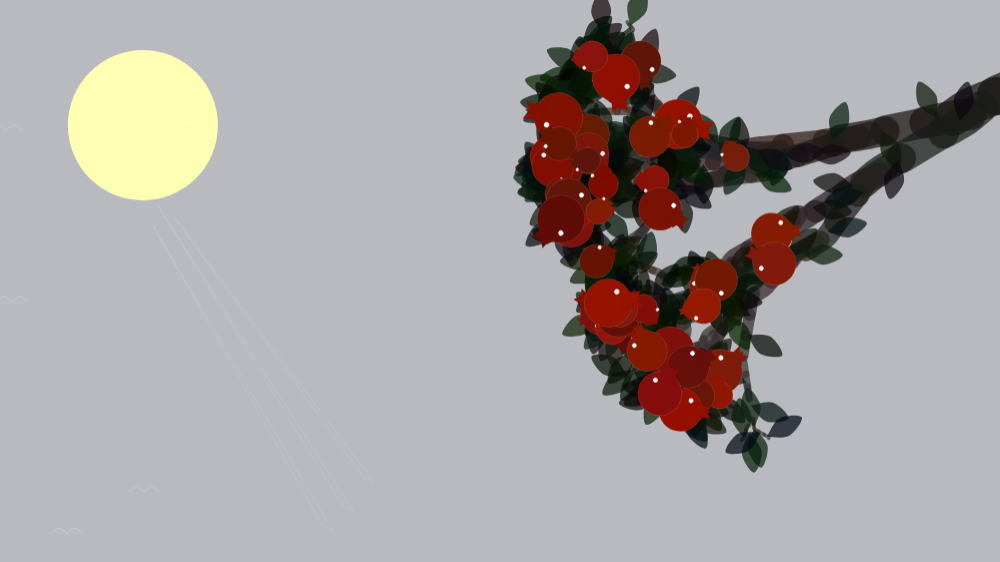
Frame 1 (no input)
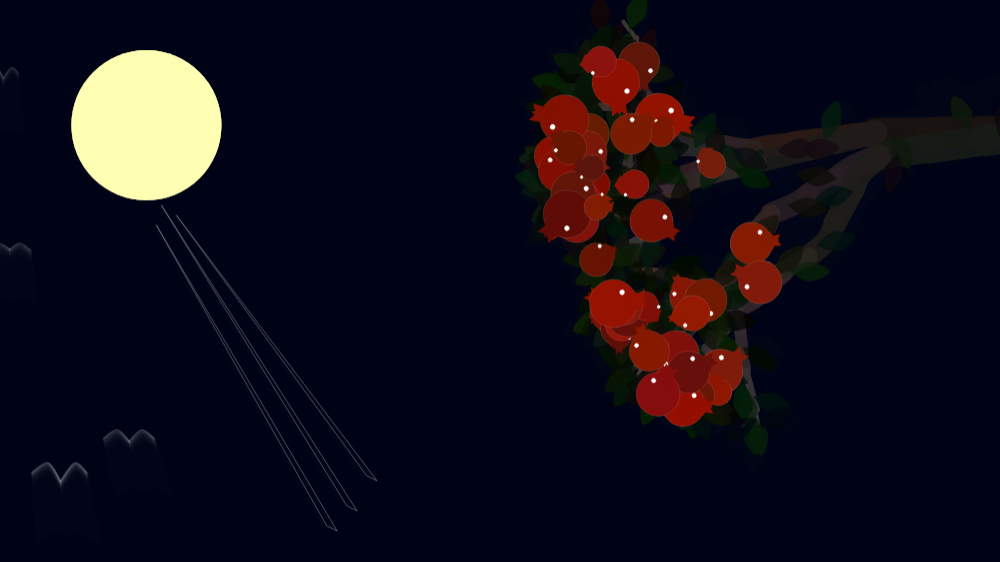
Frame 60 (no input)
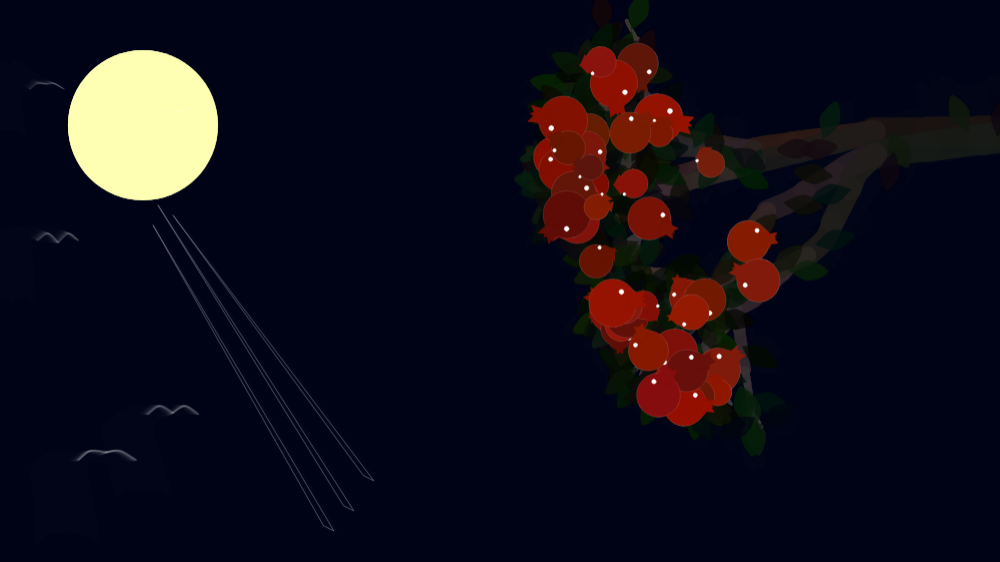
Frame 120 (the mouse pressed at the canvas centre since frame 60)

The p5.js sketch that drew these frames (run headless with seeded random() and noise() and a simulated clock; from frame 60 on, the mouse is pressed at the canvas centre):

// p5.js sketch
// ── sketch.js
let BRANCH_ANGLE;
let joints = [];
let branches = [];
let pomes = [];
let pomeleaves = [];
let sunmoon;
let dayans = []; //wild geese

function setup() {
  createCanvas(1000, 562.5);

  BRANCH_ANGLE = PI / 9;

  let start1 = createVector(width + 80, height / 10);
  joints.push(start1);

  branch(start1, -PI / 7, 130);

  sunmoon = new SunMoon(width / 7, height / 4.5, 150);
  for (let i = 0; i < 5; i++) {
    dayans.push(new Dayan(random(0, 200), random(height), color(255, 30)));
  }
}

function draw() {
  background(0, 5, 25, 70);

  let windForce = map(sin(frameCount * 0.05), -1, 1, -0.1, 0.1);

  let wind = createVector(windForce, 0);

  sunmoon.update();
  sunmoon.display();

  for (let i = 0; i < branches.length; i++) {
    branches[i].update(wind);
    branches[i].display();
  }

  for (let i = 0; i < pomeleaves.length; i++) {
    pomeleaves[i].display();
  }

  for (let i = 0; i < pomes.length; i++) {
    pomes[i].display();
  }

  for (let i = 0; i < dayans.length; i++) {
    let target = createVector(mouseX, mouseY);
    dayans[i].seek(target);
    // dayans[i].avoidlea(pomeleafs);
    // dayans[i].avoidpom(pomes);
    dayans[i].avoidday(dayans);
    dayans[i].avoidbran(branches);
    dayans[i].update();
    dayans[i].reappear();
    dayans[i].display();
    dayans[i].waving = 5 * sin(frameCount * 0.05 + i * 0.5);
    dayans[i].farnear = map(
      dist(dayans[i].pos.x * 0.8, dayans[i].pos.y, 0, 0),
      0,
      600,
      0.8,
      2
    );
  }

  //   for (let i = 0; i < joints.length; i++) {
  //     noStroke();
  //     noFill();
  //     //fill(255, 0, 0);
  //     circle(joints[i].x, joints[i].y, 10);
  //   }
}

function branch(from, angle, len, gen = 0) {
  let vector = p5.Vector.fromAngle(angle - PI).setMag(len);
  let to = p5.Vector.add(from, vector);

  joints.push(to);

  let thickness = map(len, 35, 150, 0.5, 50);
  let stiffness = map(len, 0, 150, 1, 0);

  // construct objects
  branches.push(new Branch(from, to, thickness, 150, stiffness, gen));

  if (gen >= 3) {
    // linear: random()
    // let chance = random() ** 3 // exponential:
    // if (chance > 0.8) { /// }
    if (random() < 0.2) {
      pomes.push(new Pome(from, to, 1, 50));
    }
  }

  if (gen >= 1) {
    // linear: random()
    // let chance = random() ** 3 // exponential:
    // if (chance > 0.8) { /// }
    if (random() < 0.9) {
      pomeleaves.push(new PomeLeave(from, to, 1, 50));
    }
  }

  // alteration
  len = (len * 5) / 6;
  gen++;

  // recursion
  if (gen >= 0 && gen < 3) {
    let angle1 = angle + BRANCH_ANGLE * 0.5 + random(-0.1, 0.1);
    branch(to, angle1, len, gen);

    let angle2 = angle - BRANCH_ANGLE * 0.5 + random(-0.1, 0.1);
    branch(to, angle2, len, gen);
  } else if (gen >= 3 && gen < 7) {
    if (random() < 0.6) {
      let angle1 = angle + BRANCH_ANGLE * 0.8 + random(-0.5, 0.5);
      branch(to, angle1, len, gen);
    }

    if (random() < 0.5) {
      let angle1 = angle + 0.5 * BRANCH_ANGLE + random(-0.5, 0.5);
      branch(to, angle1, len, gen);
    }

    if (random() < 0.5) {
      let angle3 = angle - 0.5 * BRANCH_ANGLE + random(-0.5, 0.5);
      branch(to, angle3, len, gen);
    }

    if (random() < 0.6) {
      let angle4 = angle - BRANCH_ANGLE * 0.8 + random(-0.5, 0.5);
      branch(to, angle4, len, gen);
    }
  }
}

class SunMoon {
  constructor(x, y, size) {
    this.pos = createVector(x, y);
    this.size = size;
  }
  update() {
    this.pos.x = this.pos.x + sin(frameCount * 0.05) * 0.09;
  }

  display() {
    push();
    noStroke();
    fill(255, 255, 180);
    circle(this.pos.x, this.pos.y, this.size);
    pop();

    push();
    translate(this.pos.x, this.pos.y);
    strokeWeight(0.5);
    stroke(255, 50);
    noFill();
    rotate(sin(frameCount * 0.1) * 0.002);
    triangle(30, 90, 220, 350, 230, 355);
    triangle(15, 80, 200, 380, 210, 385);
    triangle(10, 100, 180, 400, 190, 405);
    pop();
  }
}

class Branch {
  constructor(from, to, thickness, len, stiffness, gen) {
    this.from = from;
    this.to = to;
    this.thickness = thickness;
    this.len = (len * thickness) / 30;
    this.k = stiffness;
    this.bend = (random(-10, 10) * thickness) / 30;
    this.gen = gen;
    let inc = 7;
    this.col = color(
      25 + random(-10, 10) + gen * inc,
      16 + random(-5, 5) + gen * inc,
      16 + random(-10, 10) + gen * inc,
      180
    );
  }

  update(wind) {
    let vector = p5.Vector.sub(this.to, this.from);
    let distance = vector.mag();
    let stretch = distance - this.len;
    let force = vector
      .copy()
      .normalize()
      .mult(stretch * this.k);

    force.add(wind);
    this.from.add(force);
    this.to.sub(force);
  }

  display() {
    let midX1 = lerp(this.from.x, this.to.x, 1 / 6);
    let midY1 = lerp(this.from.y, this.to.y, 1 / 6);

    let midX2 = lerp(this.from.x, this.to.x, 1 / 3);
    let midY2 = lerp(this.from.y, this.to.y, 1 / 3);

    let midX3 = lerp(this.from.x, this.to.x, 1 / 2);
    let midY3 = lerp(this.from.y, this.to.y, 1 / 2);

    let midX4 = lerp(this.from.x, this.to.x, 2 / 3);
    let midY4 = lerp(this.from.y, this.to.y, 2 / 3);

    let midX5 = lerp(this.from.x, this.to.x, 5 / 6);
    let midY5 = lerp(this.from.y, this.to.y, 5 / 6);

    beginShape();
    strokeWeight(this.thickness);
    stroke(this.col);
    noFill();
    curveVertex(this.from.x, this.from.y);
    curveVertex(this.from.x, this.from.y);
    curveVertex(midX1 + this.bend, midY1);
    curveVertex(midX2 + this.bend * 0.4, midY2);
    curveVertex(midX2 + this.bend * 0.4, midY2);
    endShape();

    beginShape();
    strokeWeight(this.thickness * 0.95);
    curveVertex(midX2 + this.bend * 0.4, midY2);
    curveVertex(midX2 + this.bend * 0.4, midY2);
    curveVertex(midX3, midY3);
    curveVertex(midX4 - this.bend * 0.4, midY4);
    curveVertex(midX4 - this.bend * 0.4, midY4);
    endShape();

    beginShape();
    strokeWeight(this.thickness * 0.9);
    curveVertex(midX4 - this.bend * 0.4, midY4);
    curveVertex(midX4 - this.bend * 0.4, midY4);
    curveVertex(midX5 - this.bend, midY5);
    curveVertex(this.to.x, this.to.y);
    curveVertex(this.to.x, this.to.y);
    endShape();
  }
}

class Pome {
  constructor(from, to, pct, size) {
    this.from = from;
    this.to = to;
    this.pct = pct * random(0.2, 0.8);
    this.size = size * random(0.5, 1);
    this.angle = random(PI * 2);
    this.col = color(
      120 + random(-30, 30),
      20 + random(-10, 10),
      5 + random(-10, 10),
      300
    );
  }
  display() {
    let Px = lerp(this.from.x, this.to.x, this.pct);
    let Py = lerp(this.from.y, this.to.y, this.pct);

    push();
    translate(Px, Py);
    rotate(this.angle + sin(frameCount * 0.05) * 0.02);
    strokeWeight(0.5);
    stroke(255, 50);
    fill(this.col);
    circle(0, 0, this.size);
    pop();

    push();
    translate(Px, Py);
    rotate(this.angle + sin(frameCount * 0.05) * 0.02);
    strokeWeight(0.5);
    noStroke();
    fill(this.col);
    triangle(
      0,
      5 - this.size * 0.8,
      0 - this.size * 0.2,
      5 - this.size * 0.4,
      0 + this.size * 0.2,
      5 - this.size * 0.4
    );
    rotate(PI / 6);
    triangle(
      -10,
      5 - this.size * 0.8,
      -10 - this.size * 0.2,
      5 - this.size * 0.4,
      -10 + this.size * 0.2,
      5 - this.size * 0.4
    );
    rotate(-PI / 3);
    triangle(
      10,
      5 - this.size * 0.8,
      10 - this.size * 0.2,
      5 - this.size * 0.4,
      10 + this.size * 0.2,
      5 - this.size * 0.4
    );
    pop();

    push();
    translate(Px, Py);
    rotate(this.angle);
    strokeWeight(0.5);
    stroke(255);
    fill(255);
    circle(-10, -10, this.size * 0.1);
    pop();
  }
}

class PomeLeave {
  constructor(from, to, pct, size) {
    this.from = from;
    this.to = to;
    this.pct1 = pct * random(0.2, 0.5);
    this.pct2 = pct * random(0.5, 1);
    this.size = size * random(0.25, 0.5);
    //this.z = floor(random(0, 5));

    this.angle = random(PI * 2);

    this.col = color(
      10 + random(-10, 10),
      25 + random(-20, 10),
      8 + random(-10, 10),
      180
    );
  }
  display() {
    let Px1 = lerp(this.from.x, this.to.x, this.pct1);
    let Py1 = lerp(this.from.y, this.to.y, this.pct1);

    push();
    translate(Px1, Py1); // anchor of the transformation
    rotate(this.angle); //
    noStroke();
    fill(this.col);
    beginShape();
    curveVertex(0, 0);
    curveVertex(0, 0);
    curveVertex(-10, 20);
    curveVertex(sin(frameCount * 0.05) * 2, 40);
    curveVertex(10, 20);
    curveVertex(0, 0);
    curveVertex(0, 0);
    endShape();
    pop();

    let Px2 = lerp(this.from.x, this.to.x, this.pct2);
    let Py2 = lerp(this.from.y, this.to.y, this.pct2);

    push();
    translate(Px2, Py2); // anchor of the transformation
    rotate(this.angle); //
    noStroke();
    fill(this.col);
    beginShape();
    curveVertex(0, 0);
    curveVertex(0, 0);
    curveVertex(-10, -20);
    curveVertex(sin(frameCount * 0.05) * 2, -40);
    curveVertex(10, -20);
    curveVertex(0, 0);
    curveVertex(0, 0);
    endShape();
    pop();
  }
}

class Dayan {
  constructor(x, y, color) {
    this.pos = createVector(x, y);
    this.vel = createVector();
    this.acc = createVector();
    //
    this.size = random(15, 18);
    this.mass = 1.5;
    //
    this.maxSpeed = 2;
    this.maxSteerForce = 0.1;
    //
    this.brakeRad = 10;
    this.senseRad = 10;
    this.col = color;
    //
    this.waving = 5 * sin(frameCount * 0.05);
    this.farnear = 1;
  }
  attracted(target) {
    let vector = p5.Vector.sub(target, this.pos);
    vector.mult(0.5);
    this.applyForce(vector);
    //
    this.vel.mult(0.9);
  }
  seek(target) {
    let desiredVel = p5.Vector.sub(target, this.pos);
    let distance = desiredVel.mag();

    desiredVel.normalize(); // direction

    // arriving
    if (distance < this.brakeRad) {
      let speed = map(distance, 0, this.brakeRad, 0, this.maxSpeed);
      desiredVel.mult(speed * 0.5);
    } else {
      desiredVel.mult(this.maxSpeed * 0.5); // desire
    }

    let steerForce = p5.Vector.sub(desiredVel, this.vel);
    steerForce.limit(this.maxSteerForce);

    this.applyForce(steerForce);
  }
  avoidday(dayans) {
    for (let dayan of dayans) {
      if (this === dayan) continue;
      let desiredVel = p5.Vector.sub(dayan.pos, this.pos);
      let distance = desiredVel.mag();
      desiredVel.normalize(); // direction
      if (distance > this.senseRad) continue;
      desiredVel.mult(-this.maxSpeed);

      let steerForce = p5.Vector.sub(desiredVel, this.vel);
      steerForce.limit(this.maxSteerForce * 0.5); //***

      this.applyForce(steerForce);
    }
  }
  avoidbran(branches) {
    for (let i = 0; i < branches.length; i++) {
      let branch = branches[i];

      let desiredVecFrom = p5.Vector.sub(branch.from, this.pos);
      let desiredVecTo = p5.Vector.sub(branch.to, this.pos);

      let distanceFrom = desiredVecFrom.mag();
      let distanceTo = desiredVecTo.mag();

      if (distanceFrom < this.senseRad + 50) {
        desiredVecFrom.normalize();
        desiredVecFrom.mult(this.maxSpeed);
        desiredVecFrom.mult(-1); // *** flip this to avoid!

        let steerForceFrom = p5.Vector.sub(desiredVecFrom, this.vel);
        steerForceFrom.limit(this.maxSteerForce);

        this.applyForce(steerForceFrom);
      }

      if (distanceTo < this.senseRad + 50) {
        desiredVecTo.normalize();
        desiredVecTo.mult(this.maxSpeed);
        desiredVecTo.mult(-1); // *** flip this to avoid!

        let steerForceTo = p5.Vector.sub(desiredVecTo, this.vel);
        steerForceTo.limit(this.maxSteerForce);

        this.applyForce(steerForceTo);
      }
    }
  }
  reappear() {
    if (this.pos.x < 0) {
      this.pos.x = 0;
    } else if (this.pos.x > width) {
      this.pos.x = width;
    }
    if (this.pos.y < 0) {
      this.pos.y = 0;
    } else if (this.pos.y > height) {
      this.pos.y = height;
    }
  }
  update() {
    this.vel.add(this.acc);
    this.pos.add(this.vel);
    this.acc.mult(0);
  }
  applyForce(f) {
    if (this.mass <= 0) {
      console.log("Wrong mass");
      return;
    }
    let force = f.copy();
    force.div(this.mass);
    this.acc.add(force);
  }
  display() {
    push();
    translate(this.pos.x, this.pos.y);
    scale(this.farnear);

    noFill();
    stroke(255, 3 * this.size);
    strokeWeight(1);

    beginShape();
    curveVertex(0, 0);
    curveVertex(0, 0);
    curveVertex(
      -this.size / 2 - this.waving * 0.25,
      -this.size / 3 + this.waving
    );
    curveVertex(-this.size, this.waving);
    curveVertex(-this.size - this.waving * 0.25, this.waving);
    endShape();

    noFill();
    stroke(255, 3 * this.size);
    beginShape();
    curveVertex(0, 0);
    curveVertex(0, 0);
    curveVertex(this.size / 2, -this.size / 3 + this.waving);
    curveVertex(this.size + this.waving * 0.25, this.waving);
    curveVertex(this.size + this.waving * 0.25, this.waving);
    endShape();
    pop();
  }
}
